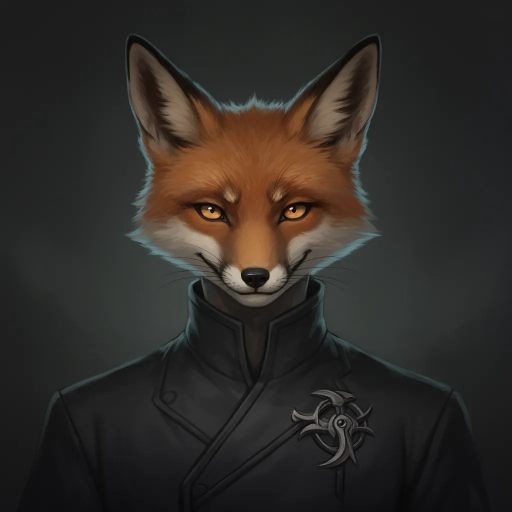
#> input picture campaigns/furrious-five/portraits/sable-rei.webp, 1024 x 1024 px (shown at 1/2 size)
$ python -i bake_token.py   (imports and definitions only)
#> lines starting #> are read from the running program, lines starting #| are printed output that depends on the picture
#!/usr/bin/env python3
r"""
tokenize.py - bake a circular VTT token from a portrait + a frame (Tokenizer-style).

Two frame sources, both supported:
  - A *transparent* frame PNG (you cut it, or `prep` chroma-keyed it): the ring's
    own alpha is used, so the bake is exact - no gray edge.
  - A raw opaque frame (AI art on a flat field) with no usable alpha: falls back
    to masking a circular annulus (can leave a faint edge; prefer prep first).

Commands:
  prep   raw AI frame on a solid chroma field -> transparent ring PNG (key out
         the field colour; render the ring on e.g. solid magenta with a magenta
         centre so only the ring survives).
  bake   one portrait + frame -> one token PNG (transparent corners).
  batch  bake a folder of portraits, choosing a frame per stem.

Examples:
  python tokenize.py prep --in frames/bridge.webp --out frames/bridge.cut.png
  python tokenize.py bake --portrait portraits/sable-rei.webp --frame frames/bridge.cut.png --out tokens/sable-rei.png
  python tokenize.py batch --portraits portraits --frames frames --out tokens --map faction_frames.json --default frames/generic.cut.png
"""
import argparse
import json
import os
import sys

try:
    from PIL import Image, ImageDraw, ImageFilter
except ImportError:
    sys.exit("Missing dep. Run: pip install pillow numpy")


# [28 lines left out: functions _crop_square, _circle_mask, _annulus_mask, _has_alpha, not called in this run]


def prep(frame_in, out, hue=None, hue_tol=26, sat_min=55, feather=1.5, despill=True):
    """Key a magenta-field AI frame into a transparent ring PNG, by HUE.

    Hue keying (not brightness) removes the bright field AND the ring's darker
    drop-shadow (same magenta hue, lower value), which a distance key leaves as a
    magenta halo. A magenta despill then neutralises any residual edge fringe.
    """
#> called with out = 'out.png', hue_tol = 26, sat_min = 55, feather = 1.5, despill = True
    try:
        import numpy as np
    except ImportError:
        sys.exit("prep needs numpy. Run: pip install numpy")
    im = Image.open(frame_in).convert("RGB")
#> im is the input picture: PIL image 1024x1024 RGB; mean R, G, B 46.8, 43.3, 39.4
    rgb = np.asarray(im).astype(np.float32)
    hsv = np.asarray(im.convert("HSV")).astype(np.float32)
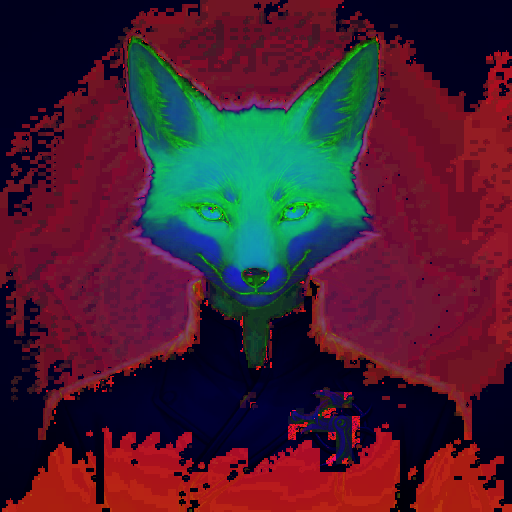
#> hsv: shape (1024, 1024, 3) float32 (shown at 1/2 size); mean R, G, B 69.9, 33.1, 48.7
    H, S = hsv[:, :, 0], hsv[:, :, 1]                  # PIL HSV: 0-255 each
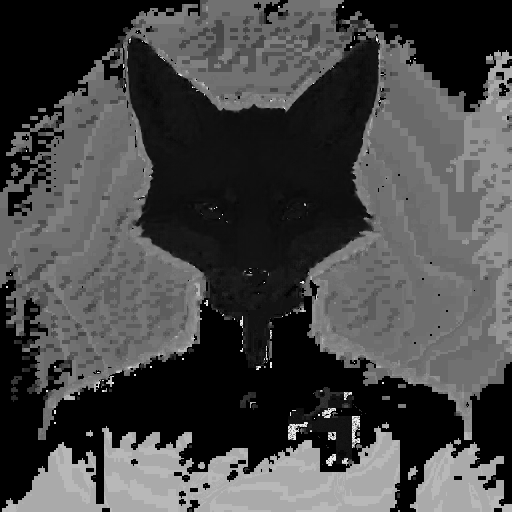
#> H: shape (1024, 1024) float32 (shown at 1/2 size); min 0, max 253, mean 70
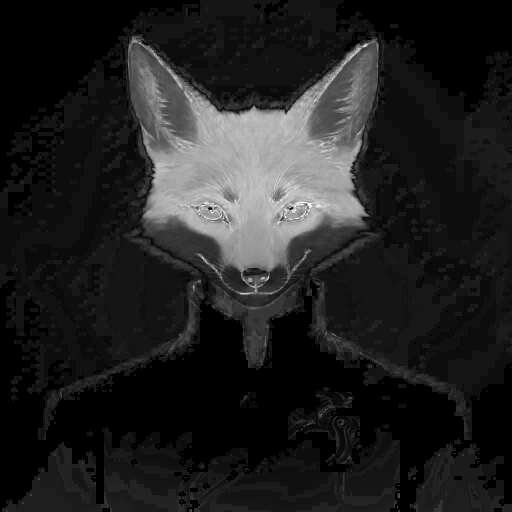
#> S: shape (1024, 1024) float32 (shown at 1/2 size); min 0, max 255, mean 33.1
    if hue is None:                                    # key hue = median of the four corners
        h, w = H.shape
#> h = 1024; w = 1024
        hue = float(np.median([H[2, 2], H[2, w - 3], H[h - 3, 2], H[h - 3, w - 3]]))
#> hue = 0
    hue_dist = np.minimum(np.abs(H - hue), 255 - np.abs(H - hue))
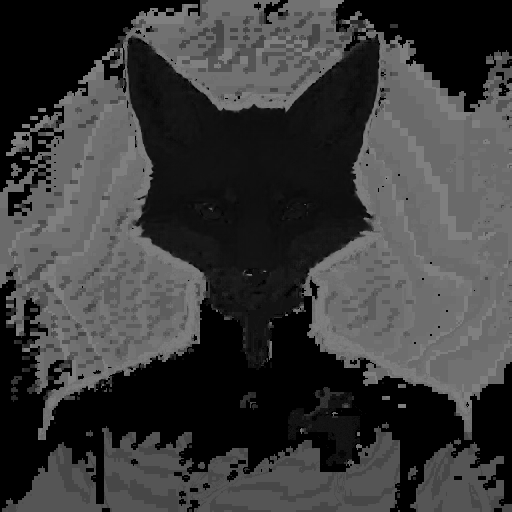
#> hue_dist: shape (1024, 1024) float32 (shown at 1/2 size); min 0, max 127, mean 58.4
    keyness = np.clip(1 - hue_dist / hue_tol, 0, 1) * np.clip((S - sat_min) / (sat_min * 0.5), 0, 1)
    alpha = (1 - keyness) * 255.0
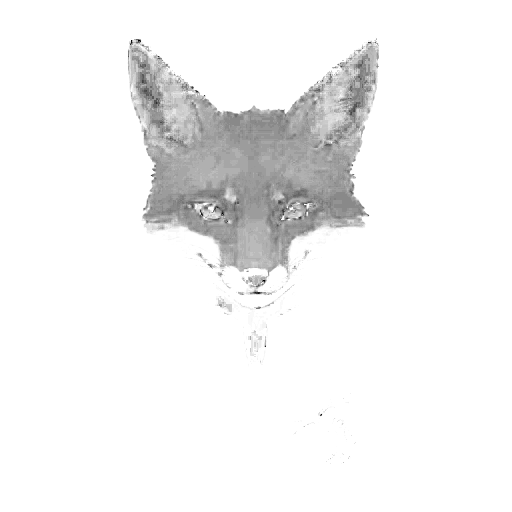
#> alpha: shape (1024, 1024) float32 (shown at 1/2 size); min 0, max 255, mean 242.8
    if despill:                                        # remove magenta excess = (R+B)/2 - G
        m = np.clip((rgb[:, :, 0] + rgb[:, :, 2]) / 2 - rgb[:, :, 1], 0, None)
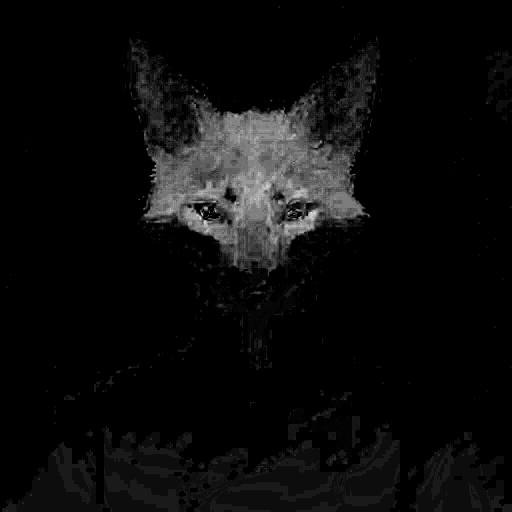
#> m: shape (1024, 1024) float32 (shown at 1/2 size); min 0, max 19.5, mean 0.929; drawn with min black and max white
        rgb[:, :, 0] -= m
        rgb[:, :, 2] -= m
    arr = np.dstack([rgb, alpha]).clip(0, 255).astype("uint8")
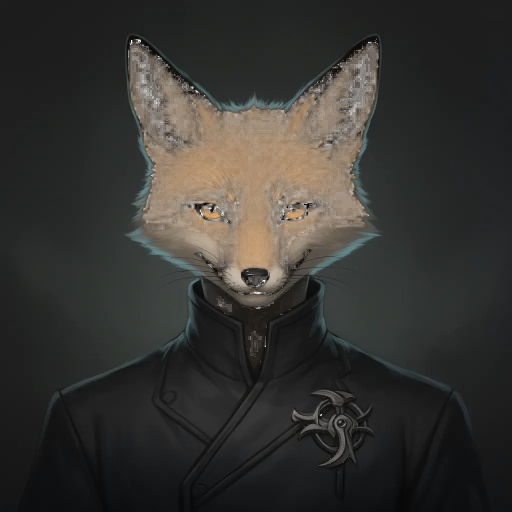
#> arr: shape (1024, 1024, 4) (shown at 1/2 size); mean R, G, B, A 45.8, 43.3, 38.4, 242.7; transparent parts drawn white
    cut = Image.fromarray(arr, "RGBA")
    if feather:
        cut.putalpha(cut.split()[3].filter(ImageFilter.GaussianBlur(feather)))
    os.makedirs(os.path.dirname(os.path.abspath(out)), exist_ok=True)
    cut.save(out)
    return out, hue


# [95 lines left out: functions bake, _resolve_frame, main, not called in this run]


# [2 lines not run here, left out]

>>> result = prep('../../campaigns/furrious-five/portraits/sable-rei.webp', 'out.png')
#> result = ('out.png', 0)

$ run again, on campaigns/furrious-five/portraits/lena-marsh.webp
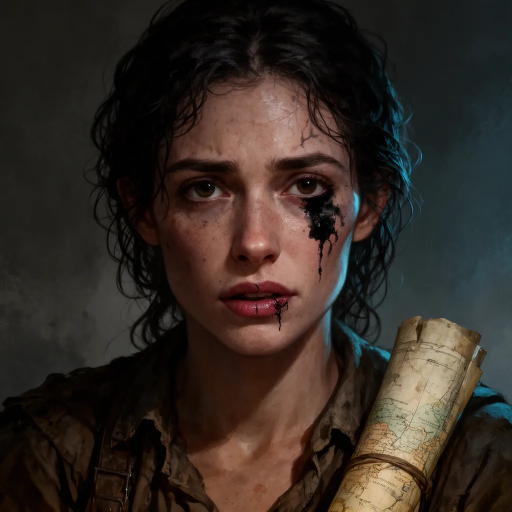
#> input picture campaigns/furrious-five/portraits/lena-marsh.webp, 1024 x 1024 px (shown at 1/2 size)
#> in prep, im is the input picture: PIL image 1024x1024 RGB; mean R, G, B 51.6, 42.4, 36
#> hue = 23
#> in prep, `cut.putalpha(cut.split()[3].filter(ImageFilter.GaussianBlur(feather)))`:
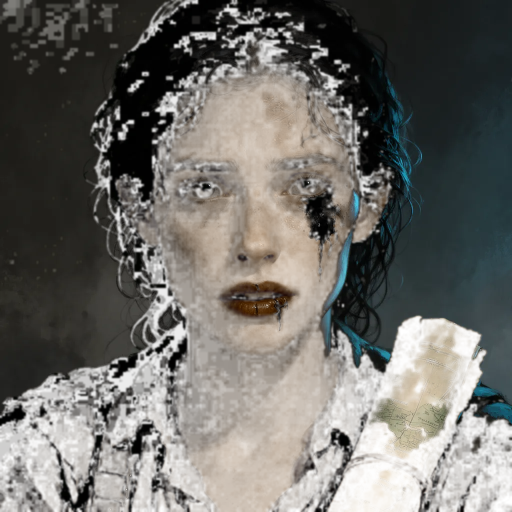
#> cut: PIL image 1024x1024 RGBA (shown at 1/2 size); mean R, G, B, A 48.3, 42.4, 32.9, 174.4; transparent parts drawn white
#> result = ('out.png', 23)
